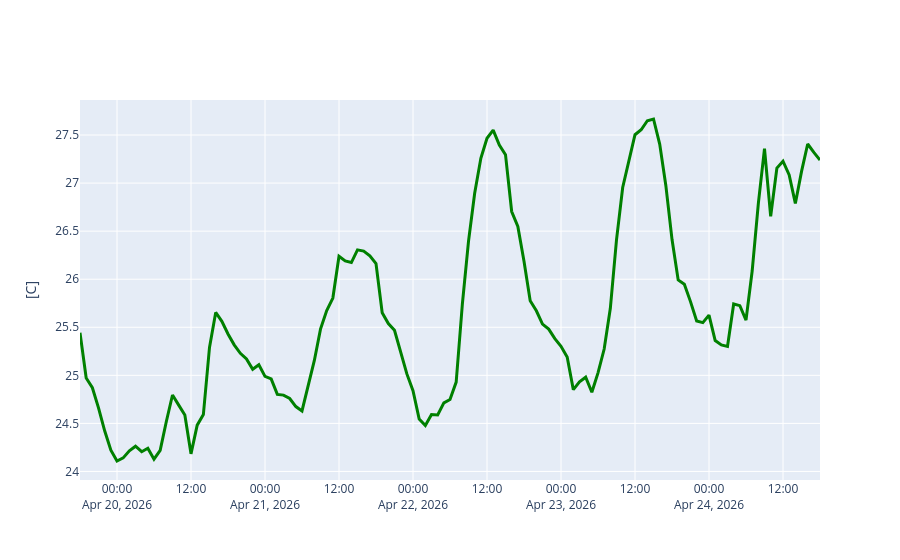

Here is the notebook cell this chart was saved with:
### Code cell
# Grafica pronostico de temperatura
fig = go.Figure()
fig.add_trace(go.Scatter(x=pronostico_meteorologia['Tiempo_datetime'],y=pronostico_meteorologia['temperature_C'],
                        line=dict(color='green',width=3)))
fig.update_layout(xaxis_title=" ",
                  yaxis_title="[C]")
fig.show()
